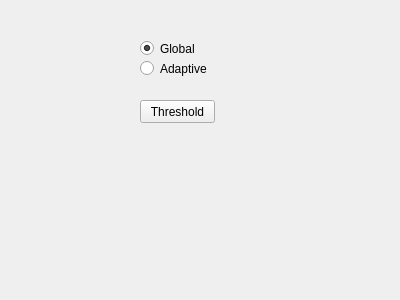
<?xml version="1.0" encoding="UTF-8"?>
<ui version="4.0">
 <class>Form</class>
 <widget class="QWidget" name="Form">
  <property name="geometry">
   <rect>
    <x>0</x>
    <y>0</y>
    <width>400</width>
    <height>300</height>
   </rect>
  </property>
  <property name="windowTitle">
   <string>Form</string>
  </property>
  <widget class="QPushButton" name="pushButtonThreshold">
   <property name="geometry">
    <rect>
     <x>140</x>
     <y>100</y>
     <width>75</width>
     <height>23</height>
    </rect>
   </property>
   <property name="text">
    <string>Threshold</string>
   </property>
  </widget>
  <widget class="QRadioButton" name="radioButtonGlobal">
   <property name="geometry">
    <rect>
     <x>140</x>
     <y>40</y>
     <width>82</width>
     <height>17</height>
    </rect>
   </property>
   <property name="text">
    <string>Global</string>
   </property>
   <property name="checked">
    <bool>true</bool>
   </property>
  </widget>
  <widget class="QRadioButton" name="radioButtonAdaptive">
   <property name="geometry">
    <rect>
     <x>140</x>
     <y>60</y>
     <width>82</width>
     <height>17</height>
    </rect>
   </property>
   <property name="text">
    <string>Adaptive</string>
   </property>
  </widget>
 </widget>
 <resources/>
 <connections/>
</ui>
